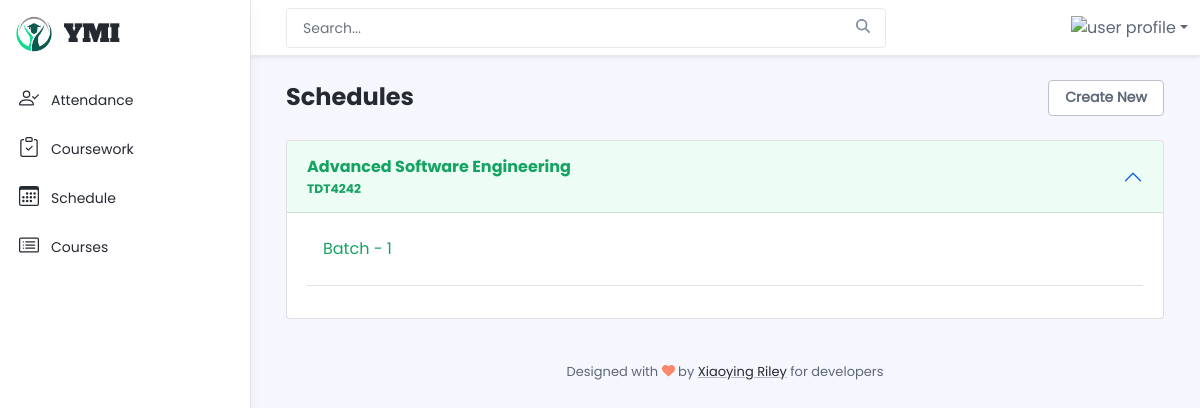
The app's page /student_list.php with its own data.
### tables this page shows
CREATE TABLE `courses` (
  `id` int(11) NOT NULL,
  `codeno` varchar(255) NOT NULL,
  `title` varchar(255) NOT NULL,
  `description` text NOT NULL,
  `image` text NOT NULL,
  `video` text NOT NULL,
  `price` varchar(255) NOT NULL,
  `duration` varchar(255) NOT NULL,
  `subcategory_id` int(11) NOT NULL,
  `studylevel` varchar(255) NOT NULL,
  `totalclass` int(11) NOT NULL,
  `totalcoursework` int(11) NOT NULL,
  `totalstudent` int(11) NOT NULL,
  `created_by` int(11) NOT NULL,
  `created_at` timestamp NOT NULL DEFAULT CURRENT_TIMESTAMP ON UPDATE CURRENT_TIMESTAMP,
  `updated_at` timestamp NOT NULL DEFAULT '0000-00-00 00:00:00'
);

CREATE TABLE `batches` (
  `id` int(11) NOT NULL,
  `name` varchar(255) NOT NULL,
  `startdate` date NOT NULL,
  `enddate` date NOT NULL,
  `starttime` time NOT NULL,
  `endtime` time NOT NULL,
  `type` int(11) NOT NULL,
  `teamlink` text,
  `course_id` int(11) NOT NULL,
  `created_by` int(11) NOT NULL,
  `created_at` timestamp NOT NULL DEFAULT CURRENT_TIMESTAMP ON UPDATE CURRENT_TIMESTAMP,
  `updated_at` timestamp NOT NULL DEFAULT '0000-00-00 00:00:00'
);

### student_list.php (the view, shortened to what this page needs)
<?php
	require 'backend_header.php';
	require 'connection.php';
	$sql = "SELECT courses.*, subcategories.name as sname
    		FROM courses
    		INNER JOIN subcategories ON courses.subcategory_id = subcategories.id
    		ORDER BY created_at DESC";
    $statement = $conn->prepare($sql);
    $statement->execute();
    $courses = $statement->fetchAll();
?>
	<div class="row g-3 mb-4 align-items-center justify-content-between">
	    <div class="col-auto">
	        <h1 class="app-page-title mb-0"> Schedules </h1>
	    </div>
	    <div class="col-auto">
	    	<div class="card-header-action">
		        <a href="student_new.php" class="btn app-btn-secondary text-decoration-none"> Create New </a>
	        </div>
	    </div>
	</div>
	<div class="accordion" id="accordionExample">
    	<?php
    		foreach($courses as $key => $course){
			$courseid = $course['id'];
			$codeno = $course['codeno'];
			$title = $course['title'];
    	?>
	    <div class="accordion-item">
	        <h2 class="accordion-header" id="heading<?= $courseid ?>">
	            <button class="accordion-button <?php if($key != 0){ echo "collapsed"; } ?> " type="button" data-bs-toggle="collapse" data-bs-target="#collapse<?= $courseid ?>" aria-expanded="<?php if($key == 0){ echo "true";} else{ echo "false";} ?>" aria-controls="collapse<?= $courseid ?>">
	            	<div class="row">
			            <div class="col-auto">
		            		<div class="title mb-1 "> <?= $title; ?> </div>
		            		<div class="small">
				            	<small> <?= $codeno; ?> </small>
				            </div>
		        		</div>
		        	</div>
	            </button>
	        </h2>
	        <div id="collapse<?= $courseid ?>" class="accordion-collapse collapse <?php if($key == 0){ echo "show";}?>" aria-labelledby="heading<?= $courseid ?>" data-bs-parent="#accordionExample">
	            <div class="accordion-body">
	            	<?php
	            		$sql = "SELECT * FROM batches
					    		WHERE batches.course_id = :value1
					    		ORDER BY batches.startdate DESC";
					    $statement = $conn->prepare($sql);
    					$statement->bindParam(':value1', $courseid);
					    $statement->execute();
					    $batches = $statement->fetchAll();
					    if($batches){
	            	?>
	            	<div class="table-responsive">
	            		<ul class="nav nav-pills mb-3 border-bottom pb-3" id="pills-tab" role="tablist">
						  	<?php $i=1; foreach($batches as $batch): ?>
						  	<li class="nav-item" role="presentation">
						    	<button class="nav-link" id="pills-<?= $batch['id']; ?>-tab" data-bs-toggle="pill" data-bs-target="#pills-<?= $batch['id']; ?>" type="button" role="tab" aria-controls="pills-<?= $batch['id']; ?>" aria-selected="false">
						    		<?= $batch['name']; ?>
						    	</button>
						  	</li>
						  	<?php endforeach ?>
						</ul>
		            </div>
		        	<?php } else{ ?>
		        		<p> There is no class added in this course. </p>
	                <?php } ?>
	            </div>
	        </div>
	    </div>
		<?php } ?>
	</div>
<?php
	require 'backend_footer.php';
?>

### records on screen
courses: title "Advanced Software Engineering", codeno "TDT4242"
batches: name "Batch - 1"
